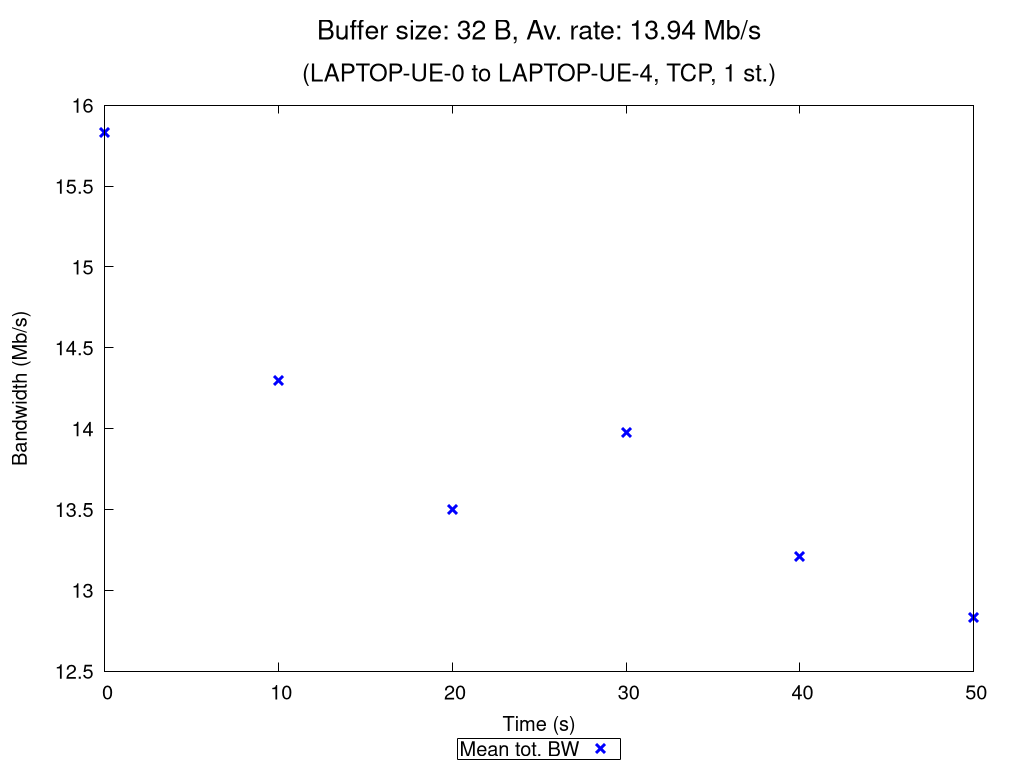

Write gnuplot code to recreate this figure.
set terminal pngcairo nocrop enhanced size 1024,768 font "Verdana,15"
set output "TCP_1_st_2020_10_18_08-18-25_one2two_00032B.png"

set title "{/=20 Buffer size: 32 B, Av. rate: 13.94 Mb/s}\n\n{/=18 (LAPTOP-UE-0 to LAPTOP-UE-4, TCP, 1 st.)}"

set xlabel "Time (s)"
set ylabel "Bandwidth (Mb/s)"
set ytics nomirror
set key bmargin center horizontal box samplen 1 width -1
set bmargin 4.6
set rmargin 4.5

rf = 1000000.0  # rate factor
set style fill transparent solid 0.2 noborder
set autoscale xfix
plot "TCP_1_st_2020_10_18_08-18-25_one2two_00032B_iperf_processed.dat" using 1:($2/rf-$3/rf):($2/rf+$3/rf) with filledcurves lc rgb "blue" notitle, \
     "" using 1:($2/rf) with points pt 2 ps 1.5 lw 3 lc rgb "blue" title "Mean tot. BW", \
